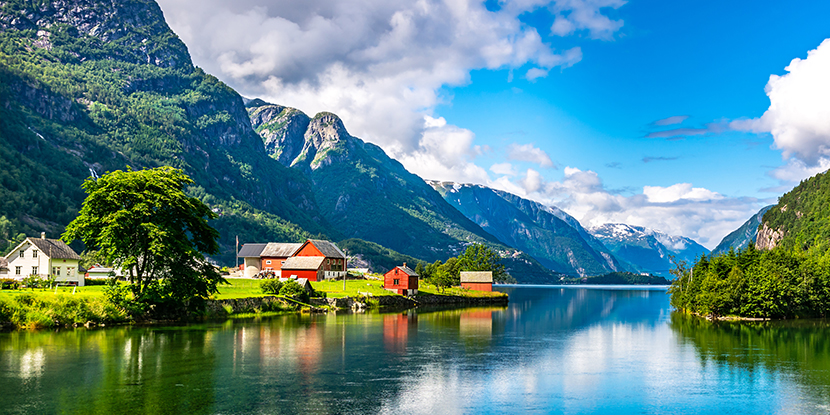
#> input picture pyimagesearch/step4NuildMiniProjeWithOpenCv/input/manzara-fotografciligi-1.jpg, 830 x 415 px, found by its file name
$ jupyter execute grfikCikarmaHatirlamam.ipynb
#> lines starting #> are read from the running program, lines starting #| are printed output that depends on the picture
[cell 1]
import cv2
import matplotlib.pyplot as plt
import numpy as np

# Fotoğrafı oku
img = cv2.imread("C:\\Users\\ibo_m\\Desktop\\Yapay Zeka\\pyimagesearch\\step4NuildMiniProjeWithOpenCv\\input\\manzara-fotografciligi-1.jpg", cv2.IMREAD_GRAYSCALE)
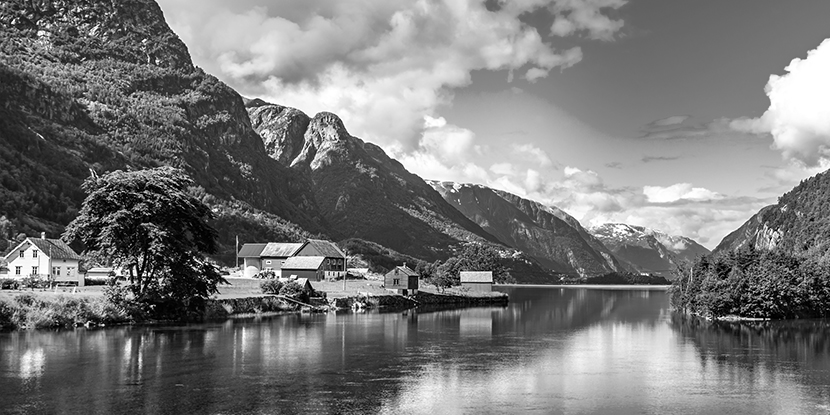
#> img: shape (415, 830); min 0, max 255, mean 121.1

# Histogramı hesapla
hist, bins = np.histogram(img.flatten(), 256, [0, 256])
#> hist = 256 values, max 3094 at index 255, min 411 at index 239, mean 1345.5; bins = 257 values from 0 to 256

# Kumulatif histogramu oluştur
cdf = hist.cumsum()
#> cdf = 256 values from 1353 to 344450

# Normalize et
cdf_normalized = cdf * hist.max() / cdf.max()
#> cdf_normalized = 256 values from 12.15 to 3094

# Histogram ve kümülatif histogramu çiz
plt.subplot(121)
plt.hist(img.flatten(), 256, [0, 256], color='r')
plt.xlim([0, 256])
plt.title('Histogram')

plt.subplot(122)
plt.plot(cdf_normalized, color='b')
plt.title('Cumulative Distribution Function (CDF)')

plt.show()
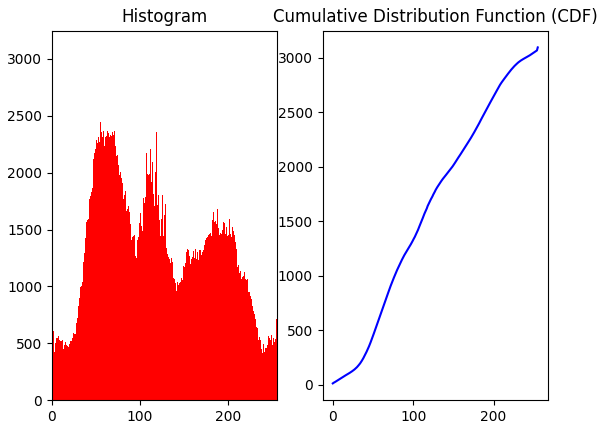
#> figure drawn by matplotlib, 2 panels; panel 1: tallest bar 3094 high, from x = 255 to 256; panel 2: curve peaks at x = 255, y = 3094

$ run again, with pyimagesearch/step4NuildMiniProjeWithOpenCv/input/hand.jpg copied over pyimagesearch/step4NuildMiniProjeWithOpenCv/input/manzara-fotografciligi-1.jpg
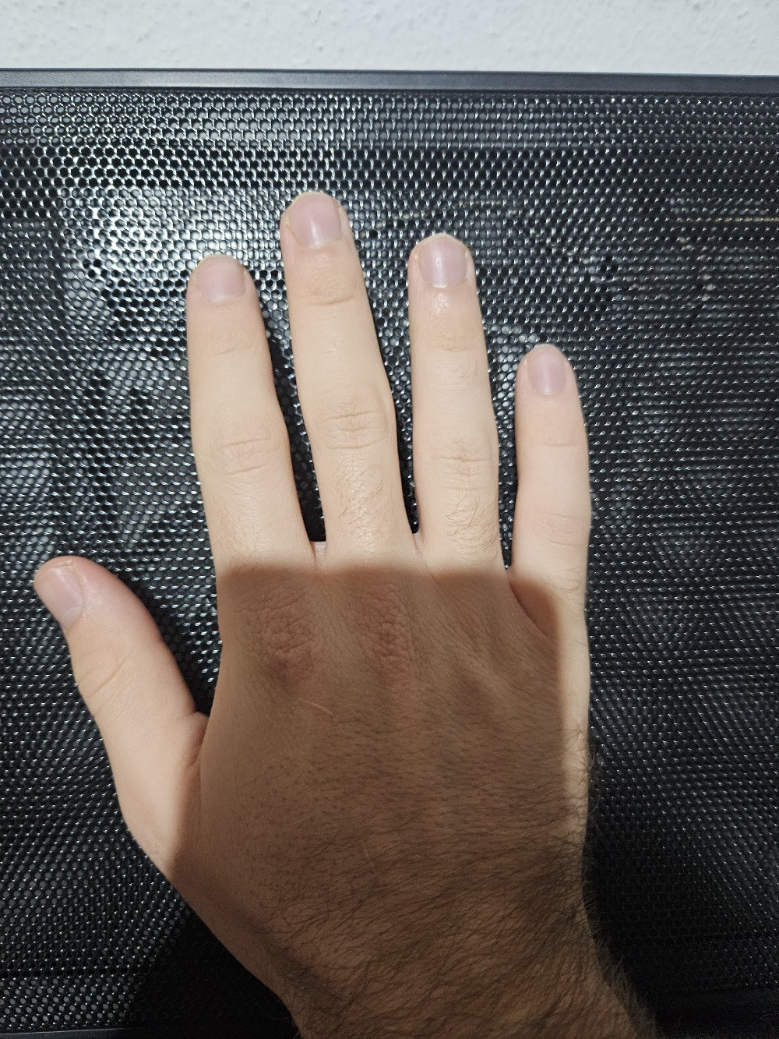
#> input picture pyimagesearch/step4NuildMiniProjeWithOpenCv/input/hand.jpg, 779 x 1039 px, found by its file name
#> `img = cv2.imread("C:\\Users\\ibo_m\\Desktop\\Yapay Zeka\\pyimagesearch..`:
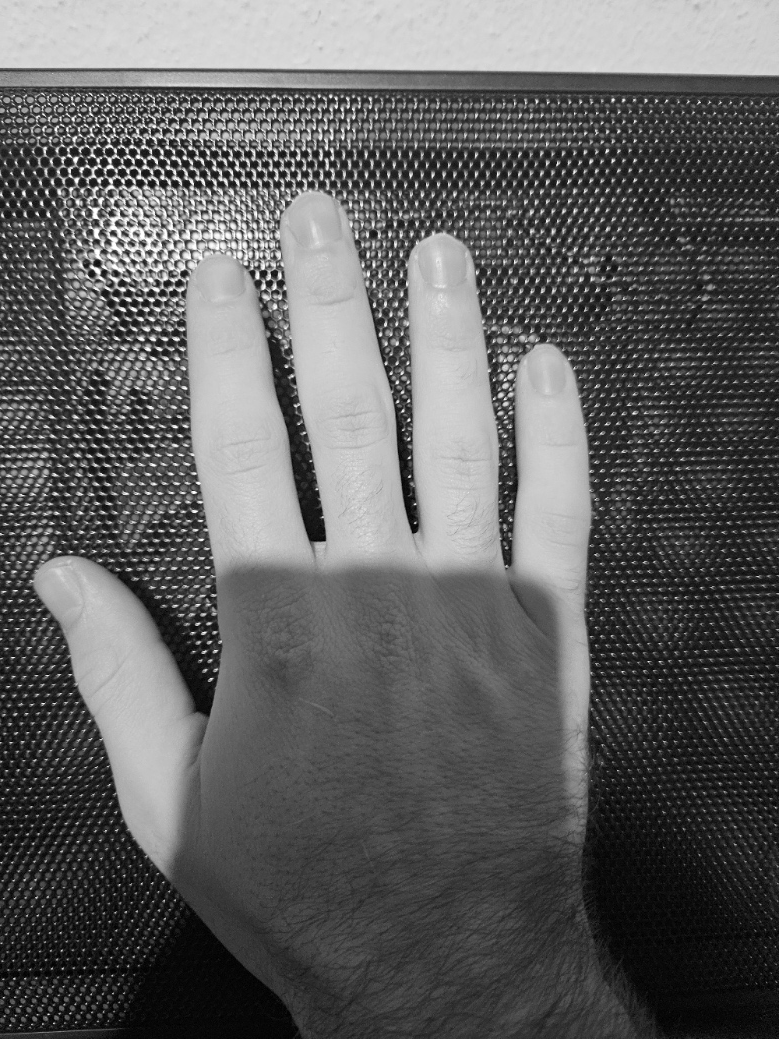
#> img: shape (1039, 779); min 0, max 255, mean 95.6
#> hist = 256 values, max 7566 at index 38, min 97 at index 0, mean 3161.6; bins = 257 values from 0 to 256
#> cdf = 256 values from 97 to 809381
#> cdf_normalized = 256 values from 0.907 to 7566
#> `plt.show()`:
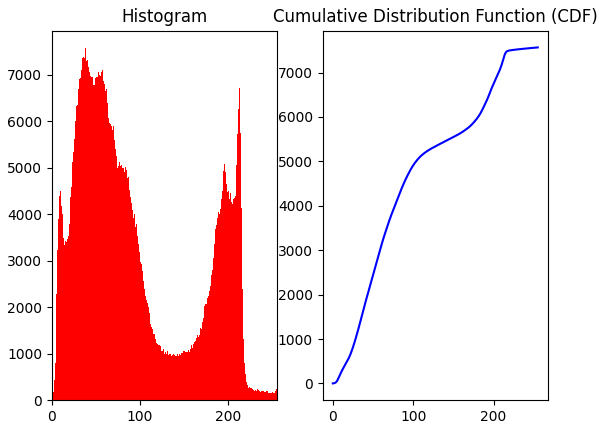
#> figure drawn by matplotlib, 2 panels; panel 1: tallest bar 7566 high, from x = 38 to 39; panel 2: curve peaks at x = 255, y = 7566

$ run again, with pyimagesearch/step4NuildMiniProjeWithOpenCv/input/Findingthedistance.png saved as pyimagesearch/step4NuildMiniProjeWithOpenCv/input/manzara-fotografciligi-1.jpg
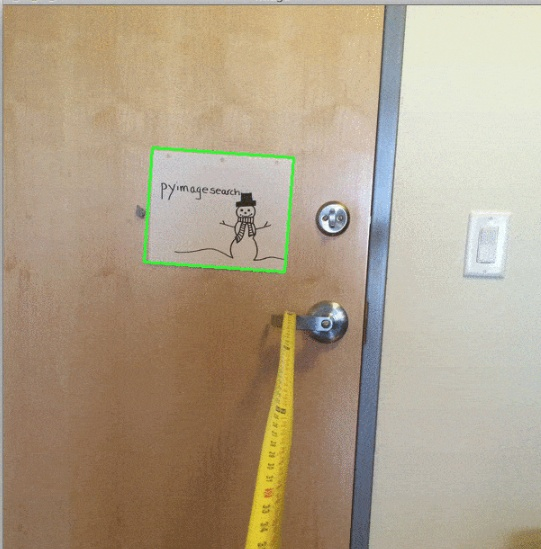
#> input picture pyimagesearch/step4NuildMiniProjeWithOpenCv/input/Findingthedistance.png, 541 x 549 px, found by its file name
#> `img = cv2.imread("C:\\Users\\ibo_m\\Desktop\\Yapay Zeka\\pyimagesearch..`:
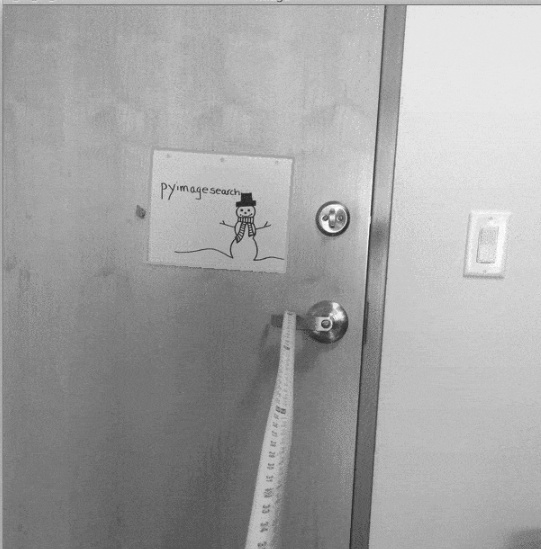
#> img: shape (549, 541); min 32, max 255, mean 162.5
#> hist = 256 values, max 6719 at index 230, min 0 at index 0, mean 1160.2; bins = 257 values from 0 to 256
#> cdf = 256 values from 0 to 297009
#> cdf_normalized = 256 values from 0 to 6719
#> `plt.show()`:
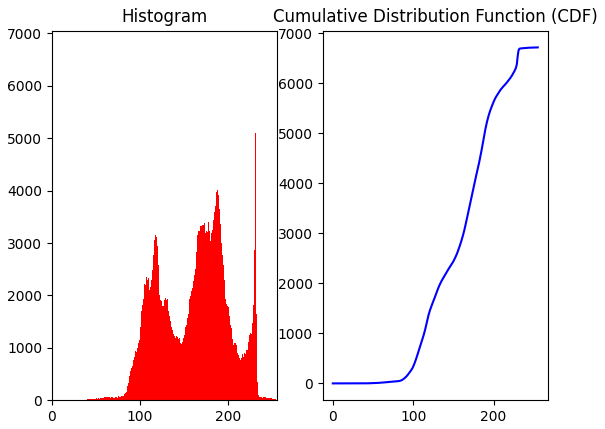
#> figure drawn by matplotlib, 2 panels; panel 1: tallest bar 6719 high, from x = 230 to 231; panel 2: curve peaks at x = 255, y = 6719
